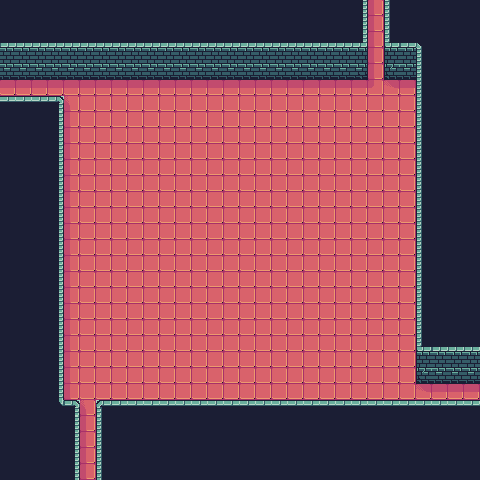

The image is a tile-based game level rendered from a .tmx file. Its description and complete source (layers, tilesets, objects, tile grids) follow:
An orthogonal 30x30 tile map with 16x16 px tiles, 2 tile layers (prototype, base) and 4 objects (north_exit, west_exit, east_exit, south_exit).

<map version="1.10" tiledversion="1.10.2" orientation="orthogonal" renderorder="right-down" width="30" height="30" tilewidth="16" tileheight="16" infinite="0" nextlayerid="15" nextobjectid="5">
 <tileset firstgid="1" source="../FaerieForest_PetricakeGamesTSX.tsx" />
 <layer id="1" name="prototype" width="30" height="30">
  <data encoding="csv">
163,163,163,163,163,163,163,163,163,163,163,163,163,163,163,163,163,163,163,163,163,163,166,169,166,163,163,163,163,163,
163,163,163,163,163,163,163,163,163,163,163,163,163,163,163,163,163,163,163,163,163,163,166,169,166,163,163,163,163,163,
163,163,163,163,163,163,163,163,163,163,163,163,163,163,163,163,163,163,163,163,163,163,166,169,166,163,163,163,163,163,
166,166,166,166,166,166,166,166,166,166,166,166,166,166,166,166,166,166,166,166,166,166,166,169,166,166,166,163,163,163,
166,166,166,166,166,166,166,166,166,166,166,166,166,166,166,166,166,166,166,166,166,166,166,169,166,166,166,163,163,163,
169,169,169,169,169,169,169,169,169,169,169,169,169,169,169,169,169,169,169,169,169,169,169,169,169,169,166,163,163,163,
166,166,166,166,169,169,169,169,169,169,169,169,169,169,169,169,169,169,169,169,169,169,169,169,169,169,166,163,163,163,
163,163,163,166,169,169,169,169,169,169,169,169,169,169,169,169,169,169,169,169,169,169,169,169,169,169,166,163,163,163,
163,163,163,166,169,169,169,169,169,169,169,169,169,169,169,169,169,169,169,169,169,169,169,169,169,169,166,163,163,163,
163,163,163,166,169,169,169,169,169,169,169,169,169,169,169,169,169,169,169,169,169,169,169,169,169,169,166,163,163,163,
163,163,163,166,169,169,169,169,169,169,169,169,169,169,169,169,169,169,169,169,169,169,169,169,169,169,166,163,163,163,
163,163,163,166,169,169,169,169,169,169,169,169,169,169,169,169,169,169,169,169,169,169,169,169,169,169,166,163,163,163,
163,163,163,166,169,169,169,169,169,169,169,169,169,169,169,169,169,169,169,169,169,169,169,169,169,169,166,163,163,163,
163,163,163,166,169,169,169,169,169,169,169,169,169,169,169,169,169,169,169,169,169,169,169,169,169,169,166,163,163,163,
163,163,163,166,169,169,169,169,169,169,169,169,169,169,169,169,169,169,169,169,169,169,169,169,169,169,166,163,163,163,
163,163,163,166,169,169,169,169,169,169,169,169,169,169,169,169,169,169,169,169,169,169,169,169,169,169,166,163,163,163,
163,163,163,166,169,169,169,169,169,169,169,169,169,169,169,169,169,169,169,169,169,169,169,169,169,169,166,163,163,163,
163,163,163,166,169,169,169,169,169,169,169,169,169,169,169,169,169,169,169,169,169,169,169,169,169,169,166,163,163,163,
163,163,163,166,169,169,169,169,169,169,169,169,169,169,169,169,169,169,169,169,169,169,169,169,169,169,166,163,163,163,
163,163,163,166,169,169,169,169,169,169,169,169,169,169,169,169,169,169,169,169,169,169,169,169,169,169,166,163,163,163,
163,163,163,166,169,169,169,169,169,169,169,169,169,169,169,169,169,169,169,169,169,169,169,169,169,169,166,163,163,163,
163,163,163,166,169,169,169,169,169,169,169,169,169,169,169,169,169,169,169,169,169,169,169,169,169,169,166,163,163,163,
163,163,163,166,169,169,169,169,169,169,169,169,169,169,169,169,169,169,169,169,169,169,169,169,169,169,166,166,166,166,
163,163,163,166,169,169,169,169,169,169,169,169,169,169,169,169,169,169,169,169,169,169,169,169,169,169,166,166,166,166,
163,163,163,166,169,169,169,169,169,169,169,169,169,169,169,169,169,169,169,169,169,169,169,169,169,169,169,169,169,169,
163,163,163,166,166,169,166,166,166,166,166,166,166,166,166,166,166,166,166,166,166,166,166,166,166,166,166,166,166,166,
163,163,163,163,166,169,166,163,163,163,163,163,163,163,163,163,163,163,163,163,163,163,163,163,163,163,163,163,163,163,
163,163,163,163,166,169,166,163,163,163,163,163,163,163,163,163,163,163,163,163,163,163,163,163,163,163,163,163,163,163,
163,163,163,163,166,169,166,163,163,163,163,163,163,163,163,163,163,163,163,163,163,163,163,163,163,163,163,163,163,163,
163,163,163,163,166,169,166,163,163,163,163,163,163,163,163,163,163,163,163,163,163,163,163,163,163,163,163,163,163,163
</data>
 </layer>
 <layer id="13" name="base" width="30" height="30">
  <data encoding="csv">
115,115,115,115,115,115,115,115,115,115,115,115,115,115,115,115,115,115,115,115,115,115,37,61,40,115,115,115,115,115,
115,115,115,115,115,115,115,115,115,115,115,115,115,115,115,115,115,115,115,115,115,115,37,61,40,115,115,115,115,115,
5,5,5,5,5,5,5,5,5,5,5,5,5,5,5,5,5,5,5,5,5,5,42,61,45,5,4,115,115,115,
21,21,21,21,21,21,21,21,21,21,21,21,21,21,21,21,21,21,21,21,21,21,164,61,165,21,40,115,115,115,
8,8,8,8,8,8,8,8,8,8,8,8,8,8,8,8,8,8,8,8,8,8,60,61,63,8,40,115,115,115,
26,26,26,26,26,26,26,26,26,26,26,26,26,26,26,26,26,26,26,26,26,26,26,79,151,26,40,115,115,115,
6,6,6,27,80,41,41,41,41,41,41,41,41,41,41,41,41,41,41,41,41,41,41,41,41,41,40,115,115,115,
115,115,115,37,61,41,41,41,41,41,41,41,41,41,41,41,41,41,41,41,41,41,41,41,41,41,40,115,115,115,
115,115,115,37,61,41,41,41,41,41,41,41,41,41,41,41,41,41,41,41,41,41,41,41,41,41,40,115,115,115,
115,115,115,37,61,41,41,41,41,41,41,41,41,41,41,41,41,41,41,41,41,41,41,41,41,41,40,115,115,115,
115,115,115,37,61,41,41,41,41,41,41,41,41,41,41,41,41,41,41,41,41,41,41,41,41,41,40,115,115,115,
115,115,115,37,61,41,41,41,41,41,41,41,41,41,41,41,41,41,41,41,41,41,41,41,41,41,40,115,115,115,
115,115,115,37,61,41,41,41,41,41,41,41,41,41,41,41,41,41,41,41,41,41,41,41,41,41,40,115,115,115,
115,115,115,37,61,41,41,41,41,41,41,41,41,41,41,41,41,41,41,41,41,41,41,41,41,41,40,115,115,115,
115,115,115,37,61,41,41,41,41,41,41,41,41,41,41,41,41,41,41,41,41,41,41,41,41,41,40,115,115,115,
115,115,115,37,61,41,41,41,41,41,41,41,41,41,41,41,41,41,41,41,41,41,41,41,41,41,40,115,115,115,
115,115,115,37,61,41,41,41,41,41,41,41,41,41,41,41,41,41,41,41,41,41,41,41,41,41,40,115,115,115,
115,115,115,37,61,41,41,41,41,41,41,41,41,41,41,41,41,41,41,41,41,41,41,41,41,41,40,115,115,115,
115,115,115,37,61,41,41,41,41,41,41,41,41,41,41,41,41,41,41,41,41,41,41,41,41,41,40,115,115,115,
115,115,115,37,61,41,41,41,41,41,41,41,41,41,41,41,41,41,41,41,41,41,41,41,41,41,40,115,115,115,
115,115,115,37,61,41,41,41,41,41,41,41,41,41,41,41,41,41,41,41,41,41,41,41,41,41,40,115,115,115,
115,115,115,37,61,41,41,41,41,41,41,41,41,41,41,41,41,41,41,41,41,41,41,41,41,41,45,5,5,5,
115,115,115,37,61,41,41,41,41,41,41,41,41,41,41,41,41,41,41,41,41,41,41,41,41,41,165,21,21,21,
115,115,115,37,61,41,41,41,41,41,41,41,41,41,41,41,41,41,41,41,41,41,41,41,41,41,63,8,8,8,
115,115,115,37,61,41,41,41,41,41,41,41,41,41,41,41,41,41,41,41,41,41,41,41,41,41,151,26,26,26,
115,115,115,73,27,80,9,6,6,6,6,6,6,6,6,6,6,6,6,6,6,6,6,6,6,6,6,6,6,6,
115,115,115,115,37,61,40,115,115,115,115,115,115,115,115,115,115,115,115,115,115,115,115,115,115,115,115,115,115,115,
115,115,115,115,37,61,40,115,115,115,115,115,115,115,115,115,115,115,115,115,115,115,115,115,115,115,115,115,115,115,
115,115,115,115,37,61,40,115,115,115,115,115,115,115,115,115,115,115,115,115,115,115,115,115,115,115,115,115,115,115,
115,115,115,115,37,61,40,115,115,115,115,115,115,115,115,115,115,115,115,115,115,115,115,115,115,115,115,115,115,115
</data>
 </layer>
 <objectgroup id="14" name="objects_01">
  <object id="1" name="north_exit" x="376" y="0.625">
   <point />
  </object>
  <object id="2" name="west_exit" x="0.375" y="87.125">
   <point />
  </object>
  <object id="3" name="east_exit" x="479.125" y="392.125">
   <point />
  </object>
  <object id="4" name="south_exit" x="88" y="479.125">
   <point />
  </object>
 </objectgroup>
</map>
